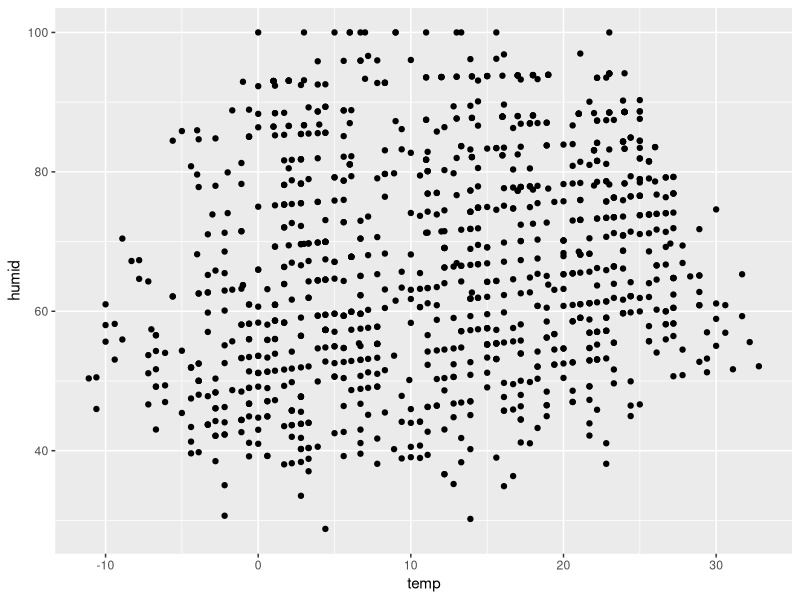
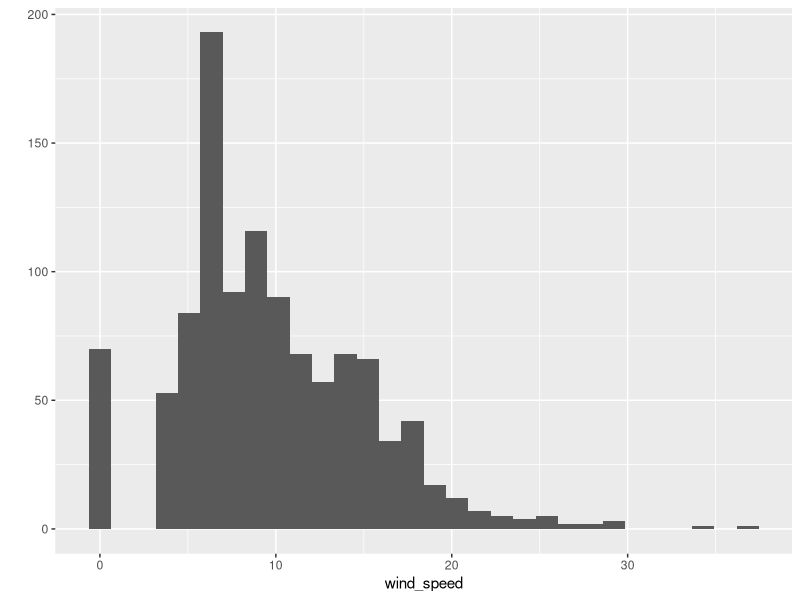
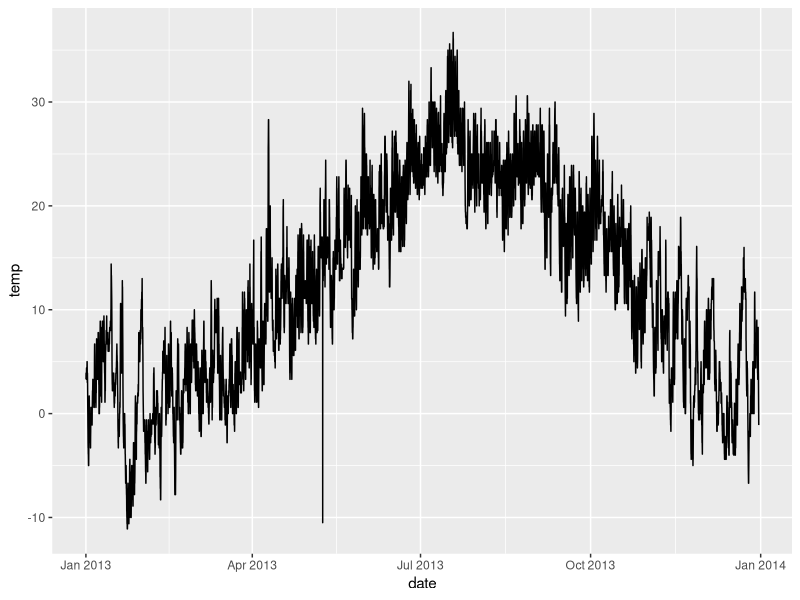
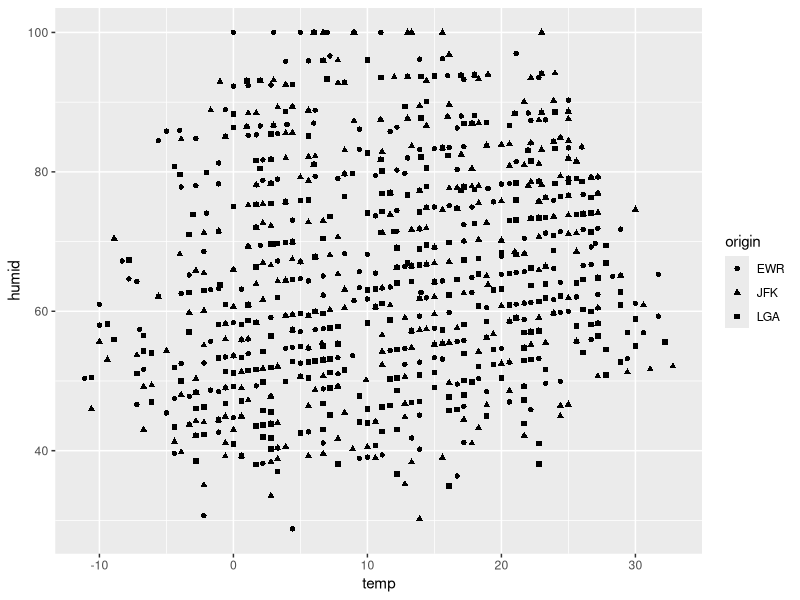
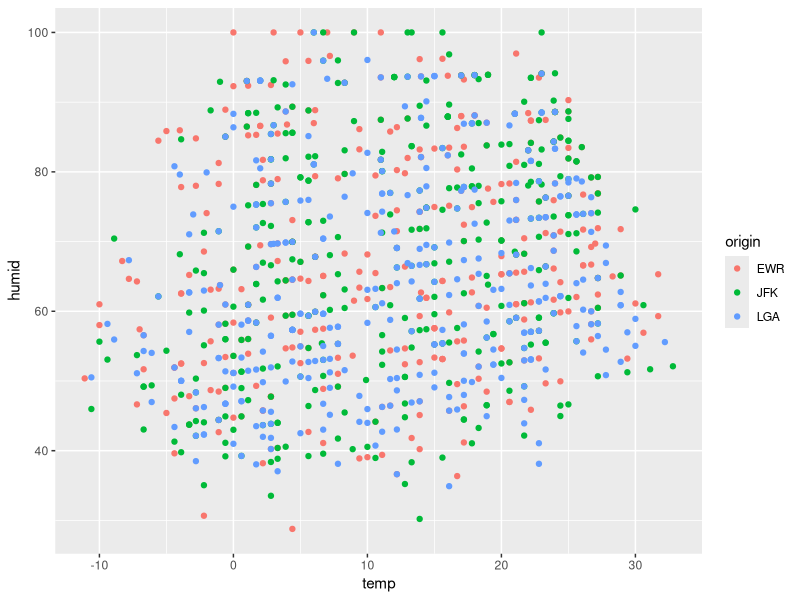
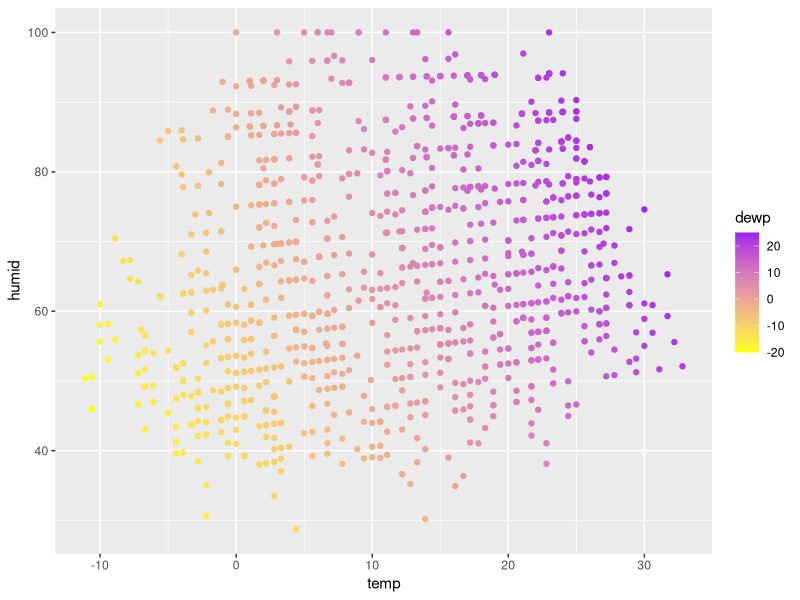
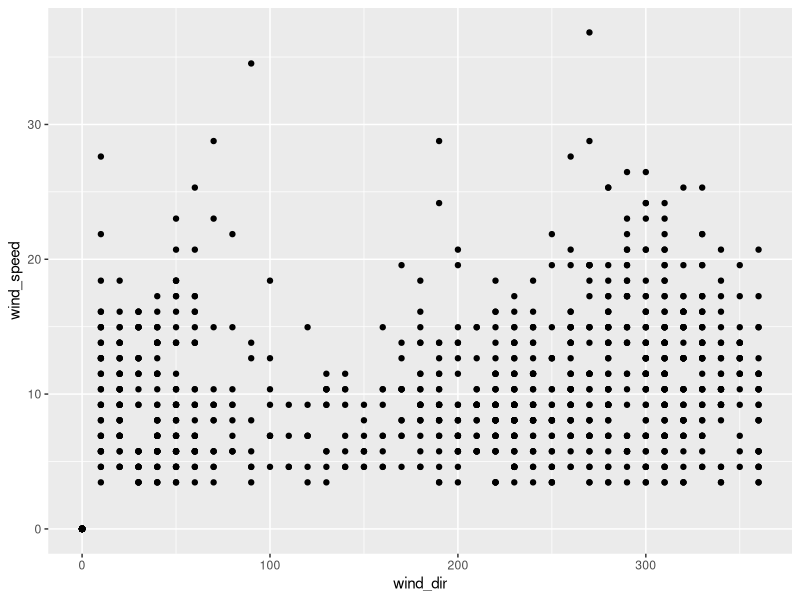
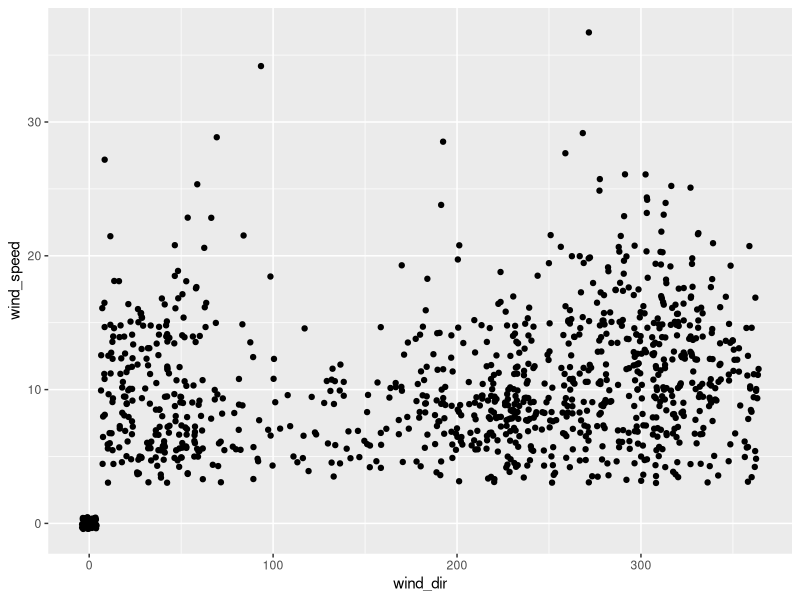

These charts were generated, in order, by the following R code:
library(readr)
library(tidyr)
library(dplyr)
library(ggplot2)

# Minor fixes for the included data
weather <- read_csv("weather.csv", col_types = list(
  date = col_datetime("%Y-%m-%d %H:%M:%S"),
  precip = col_double(),
  visib = col_double()
)) %>% mutate(
  temp = (temp - 32) * 5 / 9,
  dewp = (dewp - 32) * 5 / 9
)

# A data frame has named columns, each column is the same length
weather
str(weather)
View(weather)


# Introduction to data frames --------------------------------------------------

daily <- filter(weather, hour == 12)
jfk <- filter(weather, origin == "JFK")

# Basic graphics ---------------------------------------------------------------
# What is a plot? Mapping between variables and aesthietcs.
# Three most useful graphics are:
# scatterplot, histogram & line chart

qplot(temp, humid, data = daily)
qplot(wind_speed,  data = daily)
qplot(date, temp, data = jfk, geom = "line")
# Add extra properties with shape or colour
qplot(temp, humid, data = daily, shape = origin)
qplot(temp, humid, data = daily, colour = origin)
qplot(temp, humid, data = daily, colour = dewp)+scale_color_continuous(low="yellow",high = "purple")

# qplot(temp, pressure, data = daily)
# qplot(pressure, wind_speed, data = daily)
# qplot(temp, wind_speed, data = daily)

# Discrete data
qplot(wind_dir, wind_speed, data = daily)
qplot(wind_dir, wind_speed, data = daily, geom = "jitter")

# Line charts ------------------------------------------------------------------

qplot(date, temp, data = daily)
qplot(date, temp, data = daily, colour = origin)
qplot(date, temp, data = daily, colour = origin, geom = "line")

# Alternative to aesthetics
qplot(date, temp, data = daily, geom = "line") + facet_wrap(~ origin)

# Will learn how to do this later
daily <- daily %>% group_by(date) %>% mutate(temp_diff = temp - mean(temp))
qplot(date, temp_diff, data = daily, colour = origin, geom = "line")

qplot(hour, temp, data = jfk, geom = "line", group = interaction(month, day))
qplot(hour, temp, data = jfk, geom = "line", group = interaction(day, origin)) +
  facet_wrap(~month)

# Histograms -------------------------------------------------------------------

qplot(wind_speed, data = daily)
qplot(wind_dir, data = daily)
qplot(wind_dir, data = daily, binwidth = 5)

qplot(precip, data = daily)
qplot(precip, data = daily, binwidth = 0.01)

# ALWAYS EXPERIMENT WITH BIN WIDTH
# What's strange about temp and why?
qplot(temp, data = jfk)
qplot(temp, data = jfk, binwidth = 1)
qplot(temp, data = jfk, binwidth = 0.1)

